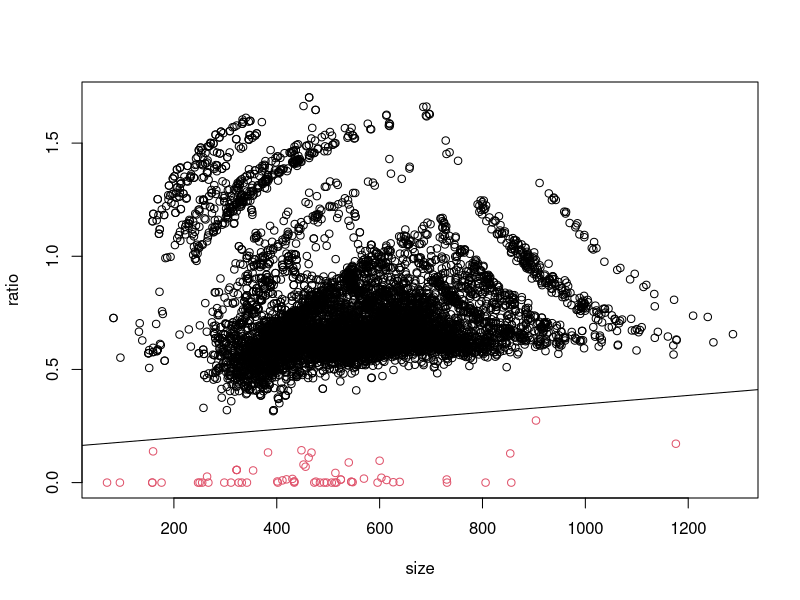

Recreate this plot in R.
allData <- read.csv("output.tsv", sep="\t", header=TRUE)
data    <- data.frame(ans   = as.factor(allData$ans),
                      ratio = allData$dist_ratio,
                      size  = allData$mess_size)
rm(allData)
with(data, plot(ratio ~ size, col = ans))

classifier <- glm(ans ~ size + ratio, data=data, family=binomial)
slope      <- coef(classifier)[2]/(-coef(classifier)[3])
intercept  <- coef(classifier)[1]/(-coef(classifier)[3])
abline(intercept, slope)
